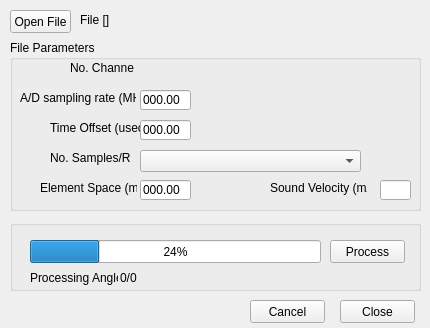
<ui version="4.0" >
 <author></author>
 <comment></comment>
 <exportmacro></exportmacro>
 <class>frmSFSAFT</class>
 <widget class="QWidget" name="frmSFSAFT" >
  <property name="geometry" >
   <rect>
    <x>0</x>
    <y>0</y>
    <width>430</width>
    <height>328</height>
   </rect>
  </property>
  <property name="windowTitle" >
   <string>Synthetic Focusing Technique</string>
  </property>
  <widget class="QPushButton" name="botOpen" >
   <property name="geometry" >
    <rect>
     <x>10</x>
     <y>10</y>
     <width>61</width>
     <height>23</height>
    </rect>
   </property>
   <property name="text" >
    <string>Open File</string>
   </property>
  </widget>
  <widget class="QPushButton" name="botCancel" >
   <property name="geometry" >
    <rect>
     <x>250</x>
     <y>300</y>
     <width>75</width>
     <height>23</height>
    </rect>
   </property>
   <property name="text" >
    <string>Cancel</string>
   </property>
  </widget>
  <widget class="QPushButton" name="botClose" >
   <property name="geometry" >
    <rect>
     <x>340</x>
     <y>300</y>
     <width>75</width>
     <height>23</height>
    </rect>
   </property>
   <property name="text" >
    <string>Close</string>
   </property>
  </widget>
  <widget class="QLabel" name="lblFilePath" >
   <property name="geometry" >
    <rect>
     <x>80</x>
     <y>10</y>
     <width>341</width>
     <height>20</height>
    </rect>
   </property>
   <property name="text" >
    <string>File []</string>
   </property>
  </widget>
  <widget class="QGroupBox" name="groupBox_2" >
   <property name="geometry" >
    <rect>
     <x>10</x>
     <y>220</y>
     <width>411</width>
     <height>71</height>
    </rect>
   </property>
   <property name="title" >
    <string/>
   </property>
   <widget class="QLabel" name="label_9" >
    <property name="geometry" >
     <rect>
      <x>20</x>
      <y>50</y>
      <width>88</width>
      <height>16</height>
     </rect>
    </property>
    <property name="text" >
     <string>Processing Angle: </string>
    </property>
   </widget>
   <widget class="QProgressBar" name="progBar" >
    <property name="geometry" >
     <rect>
      <x>20</x>
      <y>20</y>
      <width>291</width>
      <height>23</height>
     </rect>
    </property>
    <property name="value" >
     <number>24</number>
    </property>
    <property name="orientation" >
     <enum>Qt::Horizontal</enum>
    </property>
   </widget>
   <widget class="QPushButton" name="botProc" >
    <property name="geometry" >
     <rect>
      <x>320</x>
      <y>20</y>
      <width>75</width>
      <height>23</height>
     </rect>
    </property>
    <property name="text" >
     <string>Process</string>
    </property>
   </widget>
   <widget class="QLabel" name="lblStatus" >
    <property name="geometry" >
     <rect>
      <x>110</x>
      <y>50</y>
      <width>151</width>
      <height>16</height>
     </rect>
    </property>
    <property name="text" >
     <string>0/0</string>
    </property>
   </widget>
  </widget>
  <widget class="QGroupBox" name="groupBox" >
   <property name="geometry" >
    <rect>
     <x>10</x>
     <y>40</y>
     <width>411</width>
     <height>171</height>
    </rect>
   </property>
   <property name="title" >
    <string>File Parameters</string>
   </property>
   <widget class="QLabel" name="label_3" >
    <property name="geometry" >
     <rect>
      <x>10</x>
      <y>50</y>
      <width>116</width>
      <height>16</height>
     </rect>
    </property>
    <property name="text" >
     <string>A/D sampling rate (MHz)</string>
    </property>
   </widget>
   <widget class="QLabel" name="label_4" >
    <property name="geometry" >
     <rect>
      <x>40</x>
      <y>80</y>
      <width>96</width>
      <height>16</height>
     </rect>
    </property>
    <property name="text" >
     <string>Time Offset (usec)</string>
    </property>
   </widget>
   <widget class="QLabel" name="label_5" >
    <property name="geometry" >
     <rect>
      <x>40</x>
      <y>110</y>
      <width>81</width>
      <height>16</height>
     </rect>
    </property>
    <property name="text" >
     <string>No. Samples/Rec</string>
    </property>
   </widget>
   <widget class="QLabel" name="label_7" >
    <property name="geometry" >
     <rect>
      <x>30</x>
      <y>140</y>
      <width>97</width>
      <height>16</height>
     </rect>
    </property>
    <property name="text" >
     <string>Element Space (mm)</string>
    </property>
   </widget>
   <widget class="QLabel" name="label_2" >
    <property name="geometry" >
     <rect>
      <x>60</x>
      <y>20</y>
      <width>64</width>
      <height>16</height>
     </rect>
    </property>
    <property name="text" >
     <string>No. Channels</string>
    </property>
   </widget>
   <widget class="QLineEdit" name="txtTimeOff" >
    <property name="geometry" >
     <rect>
      <x>130</x>
      <y>80</y>
      <width>51</width>
      <height>20</height>
     </rect>
    </property>
    <property name="inputMask" >
     <string>###.99;0</string>
    </property>
    <property name="maxLength" >
     <number>6</number>
    </property>
   </widget>
   <widget class="QComboBox" name="cmbSample" >
    <property name="geometry" >
     <rect>
      <x>130</x>
      <y>110</y>
      <width>221</width>
      <height>22</height>
     </rect>
    </property>
   </widget>
   <widget class="QLabel" name="label_8" >
    <property name="geometry" >
     <rect>
      <x>260</x>
      <y>140</y>
      <width>97</width>
      <height>16</height>
     </rect>
    </property>
    <property name="text" >
     <string>Sound Velocity (m/s)</string>
    </property>
   </widget>
   <widget class="QwtCounter" name="cNChan" >
    <property name="geometry" >
     <rect>
      <x>130</x>
      <y>20</y>
      <width>111</width>
      <height>20</height>
     </rect>
    </property>
    <property name="numButtons" >
     <number>2</number>
    </property>
    <property name="basicstep" stdset="0" >
     <double>1</double>
    </property>
    <property name="minValue" >
     <double>1</double>
    </property>
    <property name="maxValue" >
     <double>192</double>
    </property>
    <property name="value" >
     <double>1</double>
    </property>
   </widget>
   <widget class="QLineEdit" name="txtElSpace" >
    <property name="geometry" >
     <rect>
      <x>130</x>
      <y>140</y>
      <width>51</width>
      <height>20</height>
     </rect>
    </property>
    <property name="inputMask" >
     <string>###.99;0</string>
    </property>
    <property name="maxLength" >
     <number>6</number>
    </property>
   </widget>
   <widget class="QLineEdit" name="txtAD" >
    <property name="geometry" >
     <rect>
      <x>130</x>
      <y>50</y>
      <width>51</width>
      <height>20</height>
     </rect>
    </property>
    <property name="inputMask" >
     <string>###.99;0</string>
    </property>
    <property name="maxLength" >
     <number>6</number>
    </property>
   </widget>
   <widget class="QLineEdit" name="txtSoundV" >
    <property name="geometry" >
     <rect>
      <x>370</x>
      <y>140</y>
      <width>31</width>
      <height>20</height>
     </rect>
    </property>
    <property name="inputMask" >
     <string>9999; </string>
    </property>
    <property name="maxLength" >
     <number>4</number>
    </property>
   </widget>
  </widget>
 </widget>
 <layoutdefault spacing="4" margin="8" />
 <pixmapfunction></pixmapfunction>
 <customwidgets>
  <customwidget>
   <class>QwtCounter</class>
   <extends>QWidget</extends>
   <header>qwt_counter.h</header>
   <container>0</container>
   <pixmap></pixmap>
  </customwidget>
 </customwidgets>
 <resources/>
 <connections/>
</ui>
